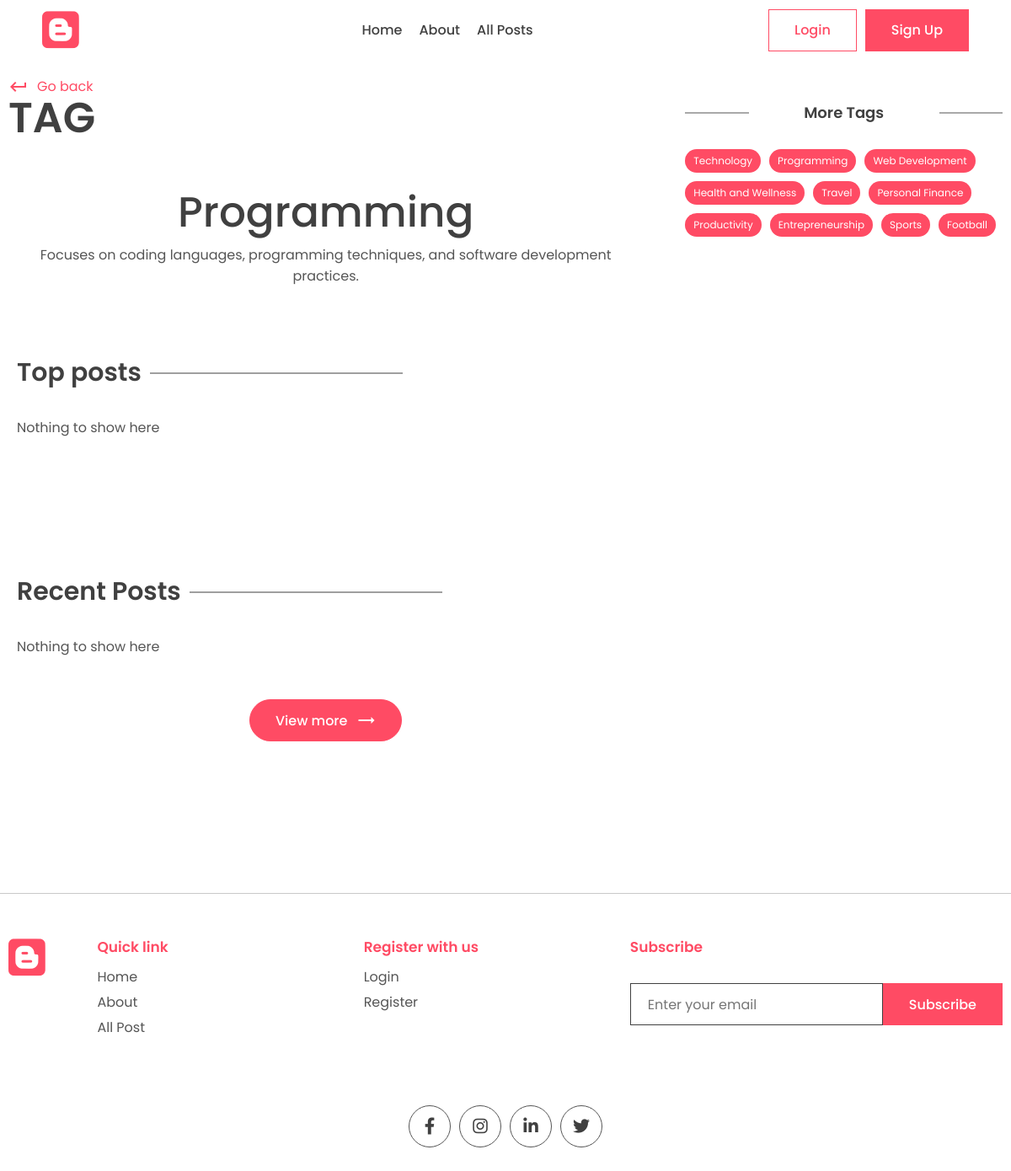
The app's page /tag/programming with its own data.
### posts/models.py (models this page shows, shortened)
class Tag(models.Model):
    name = models.CharField(max_length=100)
    description = models.CharField(max_length=100)
    slug = models.SlugField(max_length=200, unique=True)

### posts/views.py (the view)
# urls.py: path('tag/<slug:slug>', views.tag_page, name='tag_page'),
def tag_page(request, slug):
    tag = Tag.objects.get(slug=slug)
    top_posts = Post.objects.filter(tags__in=[tag.id]).order_by('-view_count')[0:2]
    recent_posts = Post.objects.filter(tags__in=[tag.id]).order_by('-last_updated')[0:2]
    tags = Tag.objects.all()
    context = {'tag':tag, 'top_posts':top_posts, 'recent_posts':recent_posts, 'tags':tags}
    return render(request, 'posts/tag.html', context)

### posts/templates/posts/tag.html (shortened to what this page needs)
{% extends "base.html" %}
{% block content %}
    <main>
      <div class="container">
        <div class="layout">
          <div class="left">
            <div class="page-top">
              <div class="top flex">
                <div class="page-name">
                  <a href="#" class="learn" onclick="window.history.back()">
                    <span class="material-icons"> keyboard_return </span> Go
                    back
                  </a>
                  <h1>Tag</h1>
                </div>
              </div>
            </div>
            <center>
              <div class="typo">
                <h1 class="title">{{tag.name}}</h1>
                <p>
                  {{tag.description}}
                </p>
              </div>
            </center>
            <section class="sp">
              <div class="container">
                <h1 class="sec-title">Top posts</h1>
                <div class="grid-2 blog">
                  {% for post in top_posts %}
                    <a href="{% url "post_page" post.slug %}">
                      <div class="card">
                        <div class="post-img">
                          <img src="{{post.image.url}}" alt="" />
                          <div class="tag">{{post.tags.all.0.name}}</div>
                        </div>
                        <div class="card-content">
                          <h3>
                            {{post.title}}
                          </h3>
                          <div class="author">
                            <div class="profile-pic">
                              <img src="{{post.author.profile.profile_image.url}}" alt="" />
                            </div>
                            <div class="details">
                              <p>{{post.author.first_name}}</p>
                              <small>{{post.last_updated|date}}</small>
                            </div>
                          </div>
                        </div>
                      </div>
                    </a>
                    {% empty %}
                    <p>Nothing to show here</p>
                  {% endfor %}
                </div>
              </div>
            </section>
            <section class="sp">
              <div class="container">
                <h1 class="sec-title">Recent Posts</h1>
                <div class="grid-3 blog-grid">
                  {% for post in recent_posts %}
                    <a href="{% url "post_page" post.slug %}">
                      <div class="card">
                        <div class="post-img">
                          <img src="{{post.image.url}}" alt="" />
                          <div class="tag">{{post.tags.all.0.name}}</div>
                        </div>
                        <div class="card-content">
                          <h3>
                            {{post.title}}
                          </h3>
                          <div class="author">
                            <div class="profile-pic">
                              <img src="{{post.author.profile.profile_image.url}}" alt="" />
                            </div>
                            <div class="details">
                              <p>{{post.author.first_name}}</p>
                              <small>{{post.last_updated|date}}</small>
                            </div>
                          </div>
                        </div>
                      </div>
                    </a>
                    {% empty %}
                    <p>Nothing to show here</p>
                  {% endfor %}
                </div>
                <center>
                  <button class="btn btn-primary rounded view">
                    View more
                    <span class="material-icons"> trending_flat </span>
                  </button>
                </center>
              </div>
            </section>
          </div>
          <div class="right">
            <div class="block">
              <h2 class="title2">More Tags</h2>
              <div class="blog-tags">
                {% for tag in tags %}
                <a href="{% url "tag_page" tag.slug %}" class="tag">{{tag.name}}</a>
                {% endfor %}
              </div>
            </div>
          </div>
        </div>
      </div>
    </main>
{% endblock content %}

### static/style.css (style rules this page uses)
* { margin: 0; padding: 0; box-sizing: border-box; text-decoration: none; border: none; outline: none; list-style: none; font-family: "Poppins", sans-serif; color: var(--black); }
:root { --red: #ff4b64; --dark-red: #dd4455; --black: #404040; --des: #555555; --shadow: #ffffff1a 0px 1px 1px 0px inset, #32325d40 0px 50px 100px -20px, #0000004d 0px 30px 60px -30px; --shadow2: rgba(17, 12, 46, 0.084) 0px 48px 100px 0px; }
html { font-size: 62.5%; }
[class*="grid"] { display: grid; }
.container { max-width: 1220px; margin: auto; padding: 0 10px; }
p, a { font-size: 1.6rem; color: var(--des); }
.btn { cursor: pointer; height: 5rem; padding: 0 3rem; font-size: 1.6rem; font-weight: 500; border: 1px solid var(--red); display: flex; align-items: center; justify-content: center; gap: 1rem; }
.btn span { color: white; }
.btn-primary { background: var(--red); color: white; }
.rounded { border-radius: 5rem; }
.typo { width: 50%; margin-top: 5rem; }
.title { font-size: 5rem; font-weight: 500; }
.sp { padding: 8rem 0; }
.grid-2 { grid-template-columns: 1.3fr 1fr; align-items: center; }
.learn { display: flex; align-items: center; gap: 1rem; color: var(--red); margin-top: 2rem; }
.learn span { color: #ff4b64; }
.sec-title { font-size: 3rem; font-weight: 600; position: relative; width: fit-content; margin-bottom: 3rem; }
.sec-title::after { content: ""; position: absolute; right: -31rem; height: 1px; width: 30rem; background: var(--black); top: 50%; transform: translateY(-50%); }
.grid-3 { grid-template-columns: repeat(3, 1fr); gap: 5rem; }
.tag { position: absolute; bottom: 1rem; left: 1rem; background: var(--red); color: white; border-radius: 5rem; padding: 0.5rem 1rem; font-size: 1.2rem; }
.view { margin-top: 5rem; }
.layout { display: flex; gap: 5rem; }
.left { width: 100%; height: 100%; }
.right { position: sticky; top: 70px; height: 100%; width: 50%; }
.page-name h1 { font-size: 5rem; text-transform: uppercase; font-weight: 600; line-height: 5rem; }
.flex { display: flex; align-items: flex-end; justify-content: space-between; }
.left .typo { width: 100%; }
.blog { grid-template-columns: 1fr 1fr; gap: 5rem; }
.title2 { position: relative; font-size: 1.8rem; text-align: center; font-weight: 600; margin-bottom: 3rem; }
.title2::before { content: ""; position: absolute; height: 1px; width: 20%; background: var(--des); left: 0; top: 50%; transform: translateY(-50%); }
.title2::after { content: ""; position: absolute; height: 1px; width: 20%; background: var(--des); right: 0; top: 50%; transform: translateY(-50%); }
.blog-grid { gap: 2rem; }
.block { margin-top: 5rem; }
.blog-tags .tag { position: unset; width: fit-content; }
.blog-tags { display: flex; align-items: center; flex-wrap: wrap; gap: 1rem; margin-top: 3rem; }

### records on screen
Tag: name "Programming", description "Focuses on coding languages, programming techniques, and software development practices."
Tag: name "Technology"
Tag: name "Web Development"
Tag: name "Health and Wellness"
Tag: name "Travel"
Tag: name "Personal Finance"
Tag: name "Productivity"
Tag: name "Entrepreneurship"
Tag: name "Sports"
Tag: name "Football"
